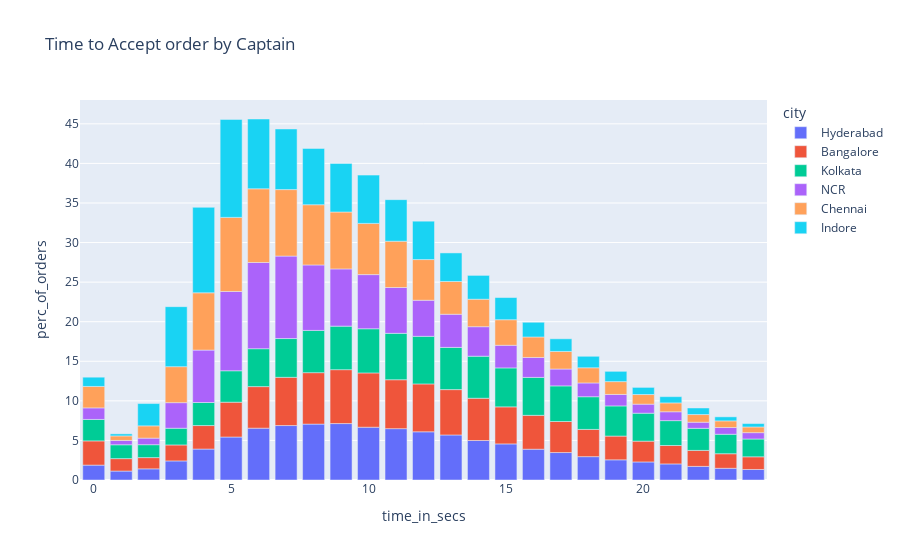

The notebook cell this image was saved under:
### Code cell
city_wise_split=pd.concat(res)
import plotly.express as px
fig = px.bar(city_wise_split, x='time_in_secs', y='perc_of_orders',color='city',title='Time to Accept order by Captain')
fig.show()
[get_90_perc_time_for_city(city) for city in city_list]

### Figure 1 — Plotly figure (JSON) as saved in the notebook; plotly's stock layout.template omitted (floating-point values rounded to 4 significant figures)
{"data": [{"alignmentgroup": "True", "hoverlabel": {"namelength": 0}, "hovertemplate": "city=Hyderabad<br>time_in_secs=%{x}<br>perc_of_orders=%{y}", "legendgroup": "Hyderabad", "marker": {"color": "#636efa"}, "name": "Hyderabad", "offsetgroup": "Hyderabad", "orientation": "v", "showlegend": true, "textposition": "auto", "type": "bar", "x": [0, 1, 2, 3, 4, 5, 6, 7, 8, 9, 10, 11, 12, 13, 14, 15, 16, 17, 18, 19, 20, 21, 22, 23, 24], "xaxis": "x", "y": [1.88, 1.13, 1.41, 2.41, 3.91, 5.43, 6.55, 6.88, 7.06, 7.13, 6.67, 6.49, 6.09, 5.69, 4.99, 4.56, 3.89, 3.47, 2.95, 2.55, 2.28, 2.03, 1.72, 1.48, 1.33], "yaxis": "y"}, {"alignmentgroup": "True", "hoverlabel": {"namelength": 0}, "hovertemplate": "city=Bangalore<br>time_in_secs=%{x}<br>perc_of_orders=%{y}", "legendgroup": "Bangalore", "marker": {"color": "#EF553B"}, "name": "Bangalore", "offsetgroup": "Bangalore", "orientation": "v", "showlegend": true, "textposition": "auto", "type": "bar", "x": [0, 1, 2, 3, 4, 5, 6, 7, 8, 9, 10, 11, 12, 13, 14, 15, 16, 17, 18, 19, 20, 21, 22, 23, 24], "xaxis": "x", "y": [3.06, 1.57, 1.42, 2.02, 2.97, 4.4, 5.25, 6.09, 6.5, 6.81, 6.86, 6.18, 6.05, 5.73, 5.34, 4.68, 4.28, 3.92, 3.44, 3, 2.63, 2.33, 2.02, 1.84, 1.6], "yaxis": "y"}, {"alignmentgroup": "True", "hoverlabel": {"namelength": 0}, "hovertemplate": "city=Kolkata<br>time_in_secs=%{x}<br>perc_of_orders=%{y}", "legendgroup": "Kolkata", "marker": {"color": "#00cc96"}, "name": "Kolkata", "offsetgroup": "Kolkata", "orientation": "v", "showlegend": true, "textposition": "auto", "type": "bar", "x": [0, 1, 2, 3, 4, 5, 6, 7, 8, 9, 10, 11, 12, 13, 14, 15, 16, 17, 18, 19, 20, 21, 22, 23, 24], "xaxis": "x", "y": [2.71, 1.75, 1.63, 2.11, 2.91, 3.97, 4.79, 4.9, 5.34, 5.5, 5.58, 5.86, 6.01, 5.33, 5.31, 4.92, 4.79, 4.5, 4.13, 3.81, 3.53, 3.14, 2.79, 2.46, 2.25], "yaxis": "y"}, {"alignmentgroup": "True", "hoverlabel": {"namelength": 0}, "hovertemplate": "city=NCR<br>time_in_secs=%{x}<br>perc_of_orders=%{y}", "legendgroup": "NCR", "marker": {"color": "#ab63fa"}, "name": "NCR", "offsetgroup": "NCR", "orientation": "v", "showlegend": true, "textposition": "auto", "type": "bar", "x": [0, 1, 2, 3, 4, 5, 6, 7, 8, 9, 10, 11, 12, 13, 14, 15, 16, 17, 18, 19, 20, 21, 22, 23, 24], "xaxis": "x", "y": [1.46, 0.55, 0.83, 3.23, 6.62, 10.02, 10.89, 10.42, 8.27, 7.23, 6.84, 5.79, 4.56, 4.19, 3.73, 2.86, 2.52, 2.13, 1.74, 1.45, 1.14, 1.12, 0.77, 0.85, 0.8], "yaxis": "y"}, {"alignmentgroup": "True", "hoverlabel": {"namelength": 0}, "hovertemplate": "city=Chennai<br>time_in_secs=%{x}<br>perc_of_orders=%{y}", "legendgroup": "Chennai", "marker": {"color": "#FFA15A"}, "name": "Chennai", "offsetgroup": "Chennai", "orientation": "v", "showlegend": true, "textposition": "auto", "type": "bar", "x": [0, 1, 2, 3, 4, 5, 6, 7, 8, 9, 10, 11, 12, 13, 14, 15, 16, 17, 18, 19, 20, 21, 22, 23, 24], "xaxis": "x", "y": [2.71, 0.57, 1.55, 4.55, 7.24, 9.36, 9.31, 8.4, 7.61, 7.19, 6.47, 5.85, 5.14, 4.14, 3.47, 3.23, 2.59, 2.22, 1.92, 1.62, 1.22, 1.12, 0.97, 0.84, 0.72], "yaxis": "y"}, {"alignmentgroup": "True", "hoverlabel": {"namelength": 0}, "hovertemplate": "city=Indore<br>time_in_secs=%{x}<br>perc_of_orders=%{y}", "legendgroup": "Indore", "marker": {"color": "#19d3f3"}, "name": "Indore", "offsetgroup": "Indore", "orientation": "v", "showlegend": true, "textposition": "auto", "type": "bar", "x": [0, 1, 2, 3, 4, 5, 6, 7, 8, 9, 10, 11, 12, 13, 14, 15, 16, 17, 18, 19, 20, 21, 22, 23, 24], "xaxis": "x", "y": [1.17, 0.26, 2.82, 7.58, 10.8, 12.38, 8.82, 7.66, 7.11, 6.13, 6.1, 5.25, 4.85, 3.61, 3.01, 2.8, 1.86, 1.6, 1.45, 1.3, 0.9, 0.79, 0.83, 0.51, 0.43], "yaxis": "y"}], "layout": {"barmode": "relative", "legend": {"title": {"text": "city"}, "tracegroupgap": 0}, "title": {"text": "Time to Accept order by Captain"}, "xaxis": {"anchor": "y", "domain": [0, 1], "title": {"text": "time_in_secs"}}, "yaxis": {"anchor": "x", "domain": [0, 1], "title": {"text": "perc_of_orders"}}}}
